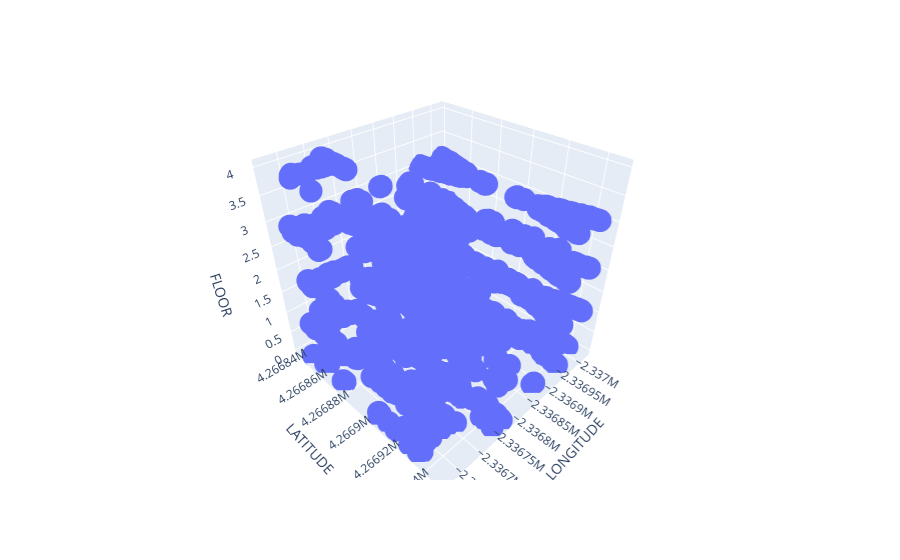

Here is the notebook cell this chart was saved with:
### Markdown cell above
# <a class="anchor" id="Preprocessing"> 0. Previous Preprocessing and Feat. Engineering </a>

### Code cell
#### Ignacio: If you use so often the "preprocessing" step, you should consider to create embeed the whole process
#### inside a function to increase modularity.
#### SCALE CHANGE ####

wifi_trainval.iloc[:, 0:520] = np.where(wifi_trainval.iloc[:, 0:520] <= 0,
       wifi_trainval.iloc[:, 0:520] + 105,
       wifi_trainval.iloc[:, 0:520] - 100)


#### ORIENTATION CHANGE #####

#TRAIN
angle = np.arctan(wifi["LATITUDE"][0]/wifi["LONGITUDE"][0])
angle = angle/math.pi
LONGITUDE = wifi["LONGITUDE"]*np.cos(angle) + wifi["LATITUDE"]*np.sin(angle)
LATITUDE = wifi["LATITUDE"]*np.cos(angle) - wifi["LONGITUDE"]*np.sin(angle)
#plt.scatter(LONGITUDE,LATITUDE)
wifi["LONGITUDE"] = LONGITUDE
wifi["LATITUDE"] = LATITUDE
#MERGED
VLONGITUDE = wifi_trainval["LONGITUDE"]*np.cos(angle) +wifi_trainval["LATITUDE"]*np.sin(angle)
VLATITUDE = wifi_trainval["LATITUDE"]*np.cos(angle) - wifi_trainval["LONGITUDE"]*np.sin(angle)
wifi_trainval["LONGITUDE"] = VLONGITUDE
wifi_trainval["LATITUDE"] = VLATITUDE
#plt.scatter(VLONGITUDE,VLATITUDE)
#plt.show()

fig = px.scatter_3d(wifi_trainval, x='LONGITUDE', y='LATITUDE', z='FLOOR')
fig.show()

#### DELETE COLUMNS #####

del wifi_trainval['RELATIVEPOSITION']
del wifi_trainval['USERID']
del wifi_trainval['TIMESTAMP']

#### PROBLEMATIC PHONES #####

Phones = [5,7,8,11,12,14,17,19,21]
wifi_trainval = wifi_trainval[~wifi_trainval.PHONEID.isin(Phones)]
#Note: we need to do this before removing duplicated rows

#### DUPLICATED ROWS #####

wifi_trainval = wifi_trainval.drop_duplicates(subset=None, keep='first',inplace=False) 
#754 repeated rows removed (all from train)

#### STRANGE AND LOW SIGNALS #####

wifi_trainval.iloc[:, 0:520] = wifi_trainval.iloc[:, 0:520].replace(np.r_[1:9], 10) 
#Turn useless signals to a single useless number (10)

wifi_trainval.iloc[:, 0:520] = wifi_trainval.iloc[:, 0:520].replace(np.r_[71:106], 70) 
#Reduce perfect signals above 70 to 70.

#### NEW WAP AVERAGE COLUMN #####

#maxWAPvalue = wifi_trainval.iloc[:,0:520].max(axis=1)
#Note: this messes up the model

### Figure 1 — Plotly figure (JSON) as saved in the notebook; plotly's stock layout.template omitted (floating-point values rounded to 4 significant figures; data arrays with more than 128 entries replaced by an {"elided": "..."} marker saying what was removed)
{"data": [{"hoverlabel": {"namelength": 0}, "hovertemplate": "LONGITUDE=%{x}<br>LATITUDE=%{y}<br>FLOOR=%{z}", "legendgroup": "", "marker": {"color": "#636efa", "symbol": "circle"}, "mode": "markers", "name": "", "scene": "scene", "showlegend": false, "type": "scatter3d", "x": {"elided": "21048 float values"}, "y": {"elided": "21048 float values"}, "z": {"elided": "21048 int values"}}], "layout": {"autosize": true, "legend": {"tracegroupgap": 0}, "margin": {"t": 60}, "scene": {"aspectmode": "auto", "aspectratio": {"x": 1, "y": 1, "z": 1}, "domain": {"x": [0, 0.98], "y": [0, 1]}, "xaxis": {"title": {"text": "LONGITUDE"}, "type": "linear"}, "yaxis": {"title": {"text": "LATITUDE"}, "type": "linear"}, "zaxis": {"title": {"text": "FLOOR"}, "type": "linear"}}}}
